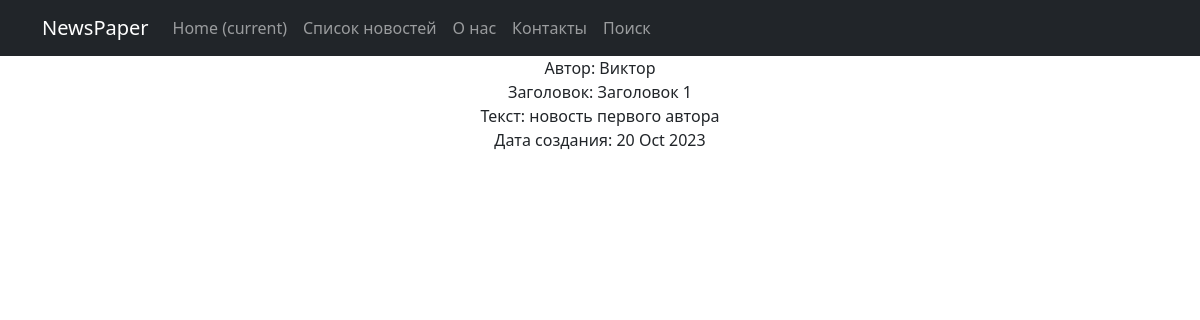
/1/, run on the app's committed database.
### news/models.py (models this page shows, shortened)
class Post(models.Model):
    author = models.ForeignKey(Author, on_delete=models.CASCADE, verbose_name='Автор')
    NEWS = 'NW'
    ARTICLE = 'AR'
    CATEGORY_CHOICES = (
        (NEWS, 'Новость'),
        (ARTICLE, 'Статья'),
    )
    categoryType = models.CharField(max_length=2, choices=CATEGORY_CHOICES,default=ARTICLE, verbose_name='Категория')
    dateCreation = models.DateTimeField(auto_now_add=True)
    postCategory = models.ManyToManyField(Category, through='PostCategory')
    title = models.CharField(max_length=128, verbose_name='Заголовок')
    text = models.TextField(verbose_name='Текст')
    rating = models.SmallIntegerField(default=0, verbose_name='Рэйтинг')
    class Meta:
        verbose_name = 'Пост'
        verbose_name_plural = 'Посты'

class Author(models.Model):
    authorUser = models.OneToOneField(User, on_delete=models.CASCADE)
    ratingAuthor = models.SmallIntegerField(default=0)
    def __str__(self):
        return self.authorUser.username
    class Meta:
        verbose_name = 'Автор'
        verbose_name_plural = 'Авторы'

### news/views.py (the view)
# urls.py: path('<int:pk>/', PostDetail.as_view(),name='post_detail'),
class PostDetail(DetailView):
    model = Post
    context_object_name = 'Post'
    template_name = 'news/post_detail.html'

### news/templatetags/custom_filters.py (called while the page is built)
@register.filter()
def censor(value):
    list = value.split()
    censor_list = []
    for word in list:
        if word in bad_words:
            word = "*" * len(word)
            censor_list.append(word)
        else:
            censor_list.append(word)
    return ' '.join(censor_list)

### templates/news/post_detail.html (shortened to what this page needs)
{% extends 'flatpages/default.html' %}
{% load custom_filters %}
{% block content%}
Автор: {{ Post.author }}<br>
Заголовок: {{ Post.title|censor }}<br>
Текст: {{ Post.text|censor}} <br>
Дата создания: {{ Post.dateCreation|date:'d M Y'}}
{% endblock content%}

### data on the page
Post: author "Виктор", title|censor "Заголовок 1", text|censor "новость первого автора", dateCreation "20 Oct 2023"
